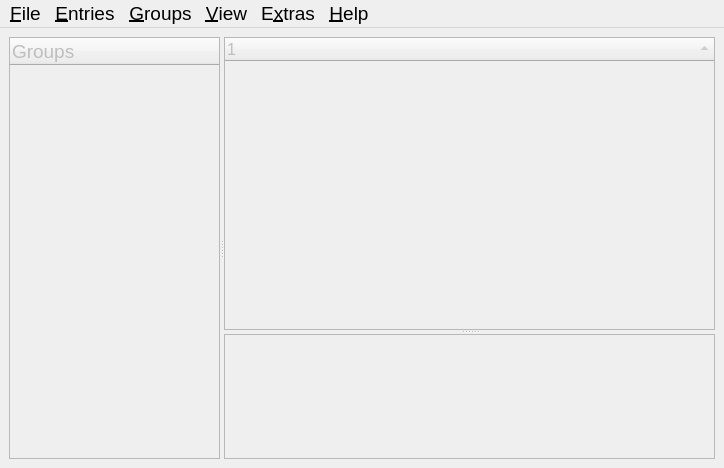
<?xml version="1.0" encoding="UTF-8"?>
<ui version="4.0">
 <author>Tarek Saidi</author>
 <class>MainWindow</class>
 <widget class="QMainWindow" name="MainWindow">
  <property name="geometry">
   <rect>
    <x>0</x>
    <y>0</y>
    <width>724</width>
    <height>468</height>
   </rect>
  </property>
  <property name="mouseTracking">
   <bool>true</bool>
  </property>
  <property name="windowTitle">
   <string>KeePassX</string>
  </property>
  <widget class="QWidget" name="centralWidget">
   <layout class="QVBoxLayout">
    <item>
     <widget class="QSplitter" name="VSplitter">
      <property name="orientation">
       <enum>Qt::Horizontal</enum>
      </property>
      <widget class="KeepassGroupView" name="GroupView">
       <property name="enabled">
        <bool>false</bool>
       </property>
       <property name="sizePolicy">
        <sizepolicy hsizetype="Expanding" vsizetype="Expanding">
         <horstretch>30</horstretch>
         <verstretch>0</verstretch>
        </sizepolicy>
       </property>
       <property name="font">
        <font>
         <pointsize>14</pointsize>
        </font>
       </property>
       <property name="acceptDrops">
        <bool>true</bool>
       </property>
       <property name="showDropIndicator" stdset="0">
        <bool>true</bool>
       </property>
       <property name="dragEnabled">
        <bool>false</bool>
       </property>
       <column>
        <property name="text">
         <string>Groups</string>
        </property>
       </column>
      </widget>
      <widget class="QSplitter" name="HSplitter">
       <property name="sizePolicy">
        <sizepolicy hsizetype="Expanding" vsizetype="Expanding">
         <horstretch>70</horstretch>
         <verstretch>0</verstretch>
        </sizepolicy>
       </property>
       <property name="orientation">
        <enum>Qt::Vertical</enum>
       </property>
       <widget class="KeepassEntryView" name="EntryView">
        <property name="enabled">
         <bool>false</bool>
        </property>
        <property name="sizePolicy">
         <sizepolicy hsizetype="Expanding" vsizetype="Expanding">
          <horstretch>0</horstretch>
          <verstretch>70</verstretch>
         </sizepolicy>
        </property>
        <property name="font">
         <font>
          <pointsize>12</pointsize>
         </font>
        </property>
        <property name="selectionMode">
         <enum>QAbstractItemView::ExtendedSelection</enum>
        </property>
        <property name="rootIsDecorated">
         <bool>false</bool>
        </property>
        <property name="sortingEnabled">
         <bool>true</bool>
        </property>
       </widget>
       <widget class="QTextBrowser" name="DetailView">
        <property name="enabled">
         <bool>false</bool>
        </property>
        <property name="sizePolicy">
         <sizepolicy hsizetype="Expanding" vsizetype="Expanding">
          <horstretch>0</horstretch>
          <verstretch>30</verstretch>
         </sizepolicy>
        </property>
        <property name="minimumSize">
         <size>
          <width>0</width>
          <height>30</height>
         </size>
        </property>
        <property name="font">
         <font>
          <pointsize>12</pointsize>
         </font>
        </property>
        <property name="readOnly">
         <bool>true</bool>
        </property>
        <property name="openLinks">
         <bool>false</bool>
        </property>
       </widget>
      </widget>
     </widget>
    </item>
   </layout>
  </widget>
  <widget class="QMenuBar" name="menuBar">
   <property name="geometry">
    <rect>
     <x>0</x>
     <y>0</y>
     <width>724</width>
     <height>34</height>
    </rect>
   </property>
   <property name="font">
    <font>
     <pointsize>14</pointsize>
     <weight>50</weight>
     <bold>false</bold>
    </font>
   </property>
   <widget class="QMenu" name="menuHelp">
    <property name="title">
     <string>&amp;Help</string>
    </property>
    <addaction name="HelpHandbookAction"/>
    <addaction name="separator"/>
    <addaction name="HelpAboutAction"/>
   </widget>
   <widget class="QMenu" name="menuFile">
    <property name="title">
     <string>&amp;File</string>
    </property>
    <widget class="QMenu" name="menuExport">
     <property name="title">
      <string>&amp;Export to...</string>
     </property>
    </widget>
    <widget class="QMenu" name="menuImport">
     <property name="title">
      <string>&amp;Import from...</string>
     </property>
    </widget>
    <widget class="QMenu" name="menuBookmarks">
     <property name="title">
      <string>&amp;Bookmarks</string>
     </property>
    </widget>
    <addaction name="FileNewAction"/>
    <addaction name="FileOpenAction"/>
    <addaction name="menuBookmarks"/>
    <addaction name="FileCloseAction"/>
    <addaction name="separator"/>
    <addaction name="FileSaveAction"/>
    <addaction name="FileSaveAsAction"/>
    <addaction name="separator"/>
    <addaction name="FileSettingsAction"/>
    <addaction name="FileChangeKeyAction"/>
    <addaction name="separator"/>
    <addaction name="menuImport"/>
    <addaction name="menuExport"/>
    <addaction name="separator"/>
    <addaction name="FileUnLockWorkspaceAction"/>
    <addaction name="FileExitAction"/>
   </widget>
   <widget class="QMenu" name="menuEntries">
    <property name="title">
     <string>&amp;Entries</string>
    </property>
    <addaction name="EditNewEntryAction"/>
    <addaction name="EditCloneEntryAction"/>
    <addaction name="EditEditEntryAction"/>
    <addaction name="EditDeleteEntryAction"/>
    <addaction name="EditAutoTypeAction"/>
    <addaction name="separator"/>
    <addaction name="EditUsernameToClipboardAction"/>
    <addaction name="EditPasswordToClipboardAction"/>
    <addaction name="EditOpenUrlAction"/>
    <addaction name="EditCopyUrlAction"/>
    <addaction name="EditSaveAttachmentAction"/>
    <addaction name="separator"/>
    <addaction name="EditSearchAction"/>
    <addaction name="EditGroupSearchAction"/>
   </widget>
   <widget class="QMenu" name="ViewMenu">
    <property name="title">
     <string>&amp;View</string>
    </property>
    <widget class="QMenu" name="menuTool_Button_Sizes">
     <property name="title">
      <string>Toolbar &amp;Icon Size</string>
     </property>
     <addaction name="ViewToolButtonSize16Action"/>
     <addaction name="ViewToolButtonSize22Action"/>
     <addaction name="ViewToolButtonSize28Action"/>
    </widget>
    <widget class="QMenu" name="menuColumns">
     <property name="title">
      <string>&amp;Columns</string>
     </property>
     <addaction name="ViewColumnsGroupAction"/>
     <addaction name="ViewColumnsTitleAction"/>
     <addaction name="ViewColumnsUsernameAction"/>
     <addaction name="ViewColumnsUrlAction"/>
     <addaction name="ViewColumnsPasswordAction"/>
     <addaction name="ViewColumnsCommentAction"/>
     <addaction name="separator"/>
     <addaction name="ViewColumnsExpireAction"/>
     <addaction name="ViewColumnsCreationAction"/>
     <addaction name="ViewColumnsLastChangeAction"/>
     <addaction name="ViewColumnsLastAccessAction"/>
     <addaction name="ViewColumnsAttachmentAction"/>
    </widget>
    <addaction name="ViewShowEntryDetailsAction"/>
    <addaction name="ViewShowStatusbarAction"/>
    <addaction name="separator"/>
    <addaction name="ViewHideUsernamesAction"/>
    <addaction name="ViewHidePasswordsAction"/>
    <addaction name="separator"/>
    <addaction name="menuColumns"/>
    <addaction name="menuTool_Button_Sizes"/>
   </widget>
   <widget class="QMenu" name="menuExtras">
    <property name="title">
     <string>E&amp;xtras</string>
    </property>
    <addaction name="ExtrasPasswordGenAction"/>
    <addaction name="ExtrasShowExpiredEntriesAction"/>
    <addaction name="ExtrasTrashCanAction"/>
    <addaction name="separator"/>
    <addaction name="ExtrasSettingsAction"/>
   </widget>
   <widget class="QMenu" name="menuGroups">
    <property name="title">
     <string>&amp;Groups</string>
    </property>
    <addaction name="EditNewGroupAction"/>
    <addaction name="EditNewSubgroupAction"/>
    <addaction name="EditEditGroupAction"/>
    <addaction name="EditDeleteGroupAction"/>
    <addaction name="EditGroupSortAction"/>
   </widget>
   <addaction name="menuFile"/>
   <addaction name="menuEntries"/>
   <addaction name="menuGroups"/>
   <addaction name="ViewMenu"/>
   <addaction name="menuExtras"/>
   <addaction name="menuHelp"/>
  </widget>
  <action name="ManageBookmarksAction">
   <property name="text">
    <string>&amp;Manage Bookmarks...</string>
   </property>
  </action>
  <action name="FileOpenAction">
   <property name="text">
    <string>&amp;Open Database...</string>
   </property>
  </action>
  <action name="FileCloseAction">
   <property name="text">
    <string>&amp;Close Database</string>
   </property>
  </action>
  <action name="FileSaveAction">
   <property name="text">
    <string>&amp;Save Database</string>
   </property>
  </action>
  <action name="FileSaveAsAction">
   <property name="text">
    <string>Save Database &amp;As...</string>
   </property>
  </action>
  <action name="FileSettingsAction">
   <property name="text">
    <string>&amp;Database Settings...</string>
   </property>
  </action>
  <action name="FileChangeKeyAction">
   <property name="text">
    <string>Change &amp;Master Key...</string>
   </property>
  </action>
  <action name="FileUnLockWorkspaceAction">
   <property name="text">
    <string>&amp;Lock Workspace</string>
   </property>
  </action>
  <action name="FileExitAction">
   <property name="text">
    <string>&amp;Quit</string>
   </property>
   <property name="menuRole">
    <enum>QAction::QuitRole</enum>
   </property>
  </action>
  <action name="EditNewSubgroupAction">
   <property name="text">
    <string>&amp;Add New Subgroup...</string>
   </property>
  </action>
  <action name="EditEditGroupAction">
   <property name="text">
    <string>&amp;Edit Group...</string>
   </property>
  </action>
  <action name="EditDeleteGroupAction">
   <property name="text">
    <string>&amp;Delete Group</string>
   </property>
  </action>
  <action name="EditPasswordToClipboardAction">
   <property name="text">
    <string>Copy Password &amp;to Clipboard</string>
   </property>
  </action>
  <action name="EditUsernameToClipboardAction">
   <property name="text">
    <string>Copy &amp;Username to Clipboard</string>
   </property>
  </action>
  <action name="EditOpenUrlAction">
   <property name="text">
    <string>&amp;Open URL</string>
   </property>
  </action>
  <action name="EditSaveAttachmentAction">
   <property name="text">
    <string>&amp;Save Attachment As...</string>
   </property>
  </action>
  <action name="EditNewEntryAction">
   <property name="text">
    <string>Add &amp;New Entry...</string>
   </property>
  </action>
  <action name="EditEditEntryAction">
   <property name="text">
    <string>&amp;View/Edit Entry...</string>
   </property>
  </action>
  <action name="EditDeleteEntryAction">
   <property name="text">
    <string>De&amp;lete Entry</string>
   </property>
  </action>
  <action name="EditCloneEntryAction">
   <property name="text">
    <string>&amp;Clone Entry</string>
   </property>
  </action>
  <action name="EditSearchAction">
   <property name="text">
    <string>Search &amp;in Database...</string>
   </property>
  </action>
  <action name="EditGroupSearchAction">
   <property name="text">
    <string>Search in this &amp;Group...</string>
   </property>
  </action>
  <action name="ViewShowEntryDetailsAction">
   <property name="checkable">
    <bool>true</bool>
   </property>
   <property name="text">
    <string>Show &amp;Entry Details</string>
   </property>
  </action>
  <action name="ViewHideUsernamesAction">
   <property name="checkable">
    <bool>true</bool>
   </property>
   <property name="text">
    <string>Hide &amp;Usernames</string>
   </property>
  </action>
  <action name="ViewHidePasswordsAction">
   <property name="checkable">
    <bool>true</bool>
   </property>
   <property name="text">
    <string>Hide &amp;Passwords</string>
   </property>
  </action>
  <action name="ViewColumnsTitleAction">
   <property name="checkable">
    <bool>true</bool>
   </property>
   <property name="text">
    <string>&amp;Title</string>
   </property>
  </action>
  <action name="ViewColumnsUsernameAction">
   <property name="checkable">
    <bool>true</bool>
   </property>
   <property name="text">
    <string>User&amp;name</string>
   </property>
  </action>
  <action name="ViewColumnsUrlAction">
   <property name="checkable">
    <bool>true</bool>
   </property>
   <property name="text">
    <string>&amp;URL</string>
   </property>
  </action>
  <action name="ViewColumnsPasswordAction">
   <property name="checkable">
    <bool>true</bool>
   </property>
   <property name="text">
    <string>&amp;Password</string>
   </property>
  </action>
  <action name="ViewColumnsCommentAction">
   <property name="checkable">
    <bool>true</bool>
   </property>
   <property name="text">
    <string>&amp;Comment</string>
   </property>
  </action>
  <action name="ViewColumnsExpireAction">
   <property name="checkable">
    <bool>true</bool>
   </property>
   <property name="text">
    <string>E&amp;xpires</string>
   </property>
  </action>
  <action name="ViewColumnsCreationAction">
   <property name="checkable">
    <bool>true</bool>
   </property>
   <property name="text">
    <string>C&amp;reation</string>
   </property>
  </action>
  <action name="ViewColumnsLastChangeAction">
   <property name="checkable">
    <bool>true</bool>
   </property>
   <property name="text">
    <string>&amp;Last Change</string>
   </property>
  </action>
  <action name="ViewColumnsLastAccessAction">
   <property name="checkable">
    <bool>true</bool>
   </property>
   <property name="text">
    <string>Last &amp;Access</string>
   </property>
  </action>
  <action name="ViewColumnsAttachmentAction">
   <property name="checkable">
    <bool>true</bool>
   </property>
   <property name="text">
    <string>A&amp;ttachment</string>
   </property>
  </action>
  <action name="ExtrasSettingsAction">
   <property name="text">
    <string>&amp;Settings...</string>
   </property>
   <property name="menuRole">
    <enum>QAction::PreferencesRole</enum>
   </property>
  </action>
  <action name="HelpAboutAction">
   <property name="text">
    <string>&amp;About...</string>
   </property>
   <property name="menuRole">
    <enum>QAction::AboutRole</enum>
   </property>
  </action>
  <action name="ViewShowStatusbarAction">
   <property name="checkable">
    <bool>true</bool>
   </property>
   <property name="text">
    <string>Show &amp;Statusbar</string>
   </property>
  </action>
  <action name="HelpHandbookAction">
   <property name="text">
    <string>&amp;KeePassX Handbook...</string>
   </property>
  </action>
  <action name="HideSearchResultsAction">
   <property name="text">
    <string>Hide</string>
   </property>
  </action>
  <action name="EditAutoTypeAction">
   <property name="text">
    <string>&amp;Perform AutoType</string>
   </property>
  </action>
  <action name="ViewToolButtonSize16Action">
   <property name="checkable">
    <bool>true</bool>
   </property>
   <property name="text">
    <string>&amp;16x16</string>
   </property>
  </action>
  <action name="ViewToolButtonSize22Action">
   <property name="checkable">
    <bool>true</bool>
   </property>
   <property name="text">
    <string>&amp;22x22</string>
   </property>
  </action>
  <action name="ViewToolButtonSize28Action">
   <property name="checkable">
    <bool>true</bool>
   </property>
   <property name="text">
    <string>2&amp;8x28</string>
   </property>
  </action>
  <action name="FileNewAction">
   <property name="text">
    <string>&amp;New Database...</string>
   </property>
  </action>
  <action name="ExtrasPasswordGenAction">
   <property name="text">
    <string>&amp;Password Generator...</string>
   </property>
  </action>
  <action name="ViewColumnsGroupAction">
   <property name="checkable">
    <bool>true</bool>
   </property>
   <property name="text">
    <string>&amp;Group</string>
   </property>
   <property name="visible">
    <bool>false</bool>
   </property>
  </action>
  <action name="ExtrasShowExpiredEntriesAction">
   <property name="text">
    <string>Show &amp;Expired Entries...</string>
   </property>
  </action>
  <action name="ExtrasTrashCanAction">
   <property name="text">
    <string>Recycle Bin...</string>
   </property>
   <property name="visible">
    <bool>false</bool>
   </property>
  </action>
  <action name="AddBookmarkAction">
   <property name="text">
    <string>&amp;Add Bookmark...</string>
   </property>
  </action>
  <action name="AddThisAsBookmarkAction">
   <property name="text">
    <string>Bookmark &amp;this Database...</string>
   </property>
  </action>
  <action name="EditCopyUrlAction">
   <property name="text">
    <string>Copy URL to Clipboard</string>
   </property>
  </action>
  <action name="EditNewGroupAction">
   <property name="text">
    <string>Add New Group...</string>
   </property>
  </action>
  <action name="EditGroupSortAction">
   <property name="text">
    <string>Sort groups</string>
   </property>
  </action>
  <action name="ViewMinimizeAction">
   <property name="text">
    <string>&amp;Minimize Window</string>
   </property>
  </action>
 </widget>
 <customwidgets>
  <customwidget>
   <class>KeepassEntryView</class>
   <extends>QTreeWidget</extends>
   <header>../../src/lib/EntryView.h</header>
  </customwidget>
  <customwidget>
   <class>KeepassGroupView</class>
   <extends>QTreeWidget</extends>
   <header>../../src/lib/GroupView.h</header>
  </customwidget>
 </customwidgets>
 <resources/>
 <connections/>
</ui>
